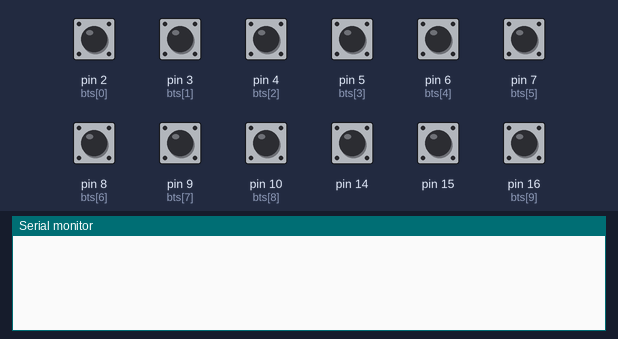
A sketch run on a simulated Arduino Uno, built with avr-gcc and run on an emulated ATmega328P. On the bench: the last lines printed to the serial monitor. The inputs (shaded band) are chosen by the test bench; at power-on: pin 2 (bts[0]), pin 3 (bts[1]), pin 4 (bts[2]), pin 5 (bts[3]), pin 6 (bts[4]), pin 7 (bts[5]), pin 8 (bts[6]), pin 9 (bts[7]), pin 10 (bts[8]), pin 14, pin 15, pin 16 (bts[9]) HIGH.

Above: at 1.2 s.
1.3 s: pin 2 (bts[0]) pulled LOW for 0.15 s
At 2.5 s:
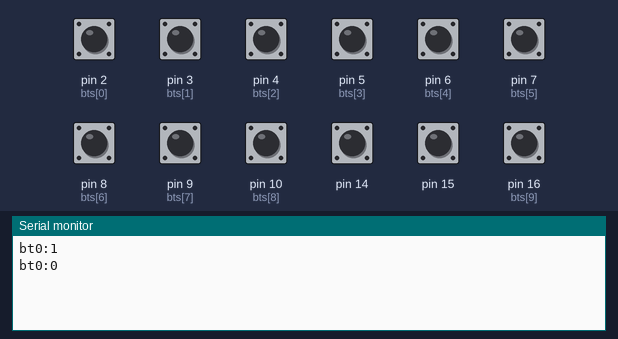
2.9 s: pin 3 (bts[1]) pulled LOW for 0.15 s
At 3.8 s:
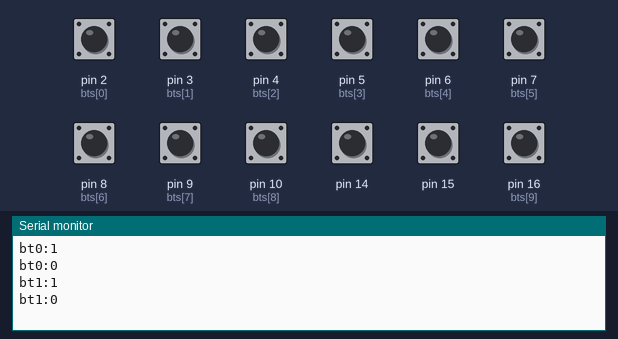
4.5 s: pin 4 (bts[2]) pulled LOW for 0.15 s
At 5.2 s:
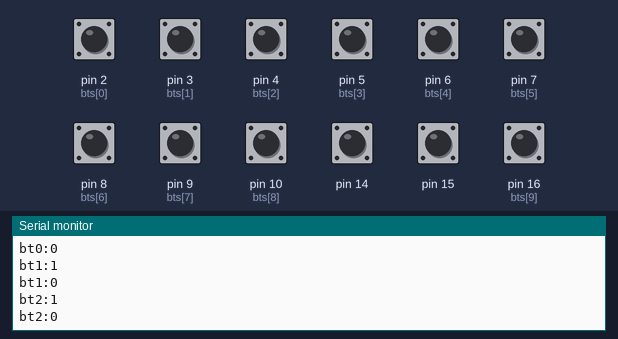
6.1 s: pin 5 (bts[3]) pulled LOW for 0.15 s
At 7.4 s:
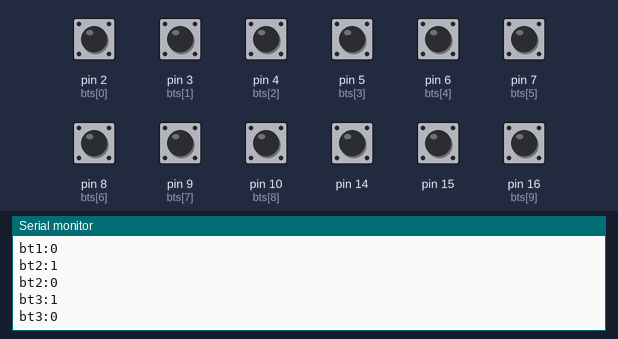
7.7 s: pin 6 (bts[4]) pulled LOW for 0.15 s
At 9.0 s:
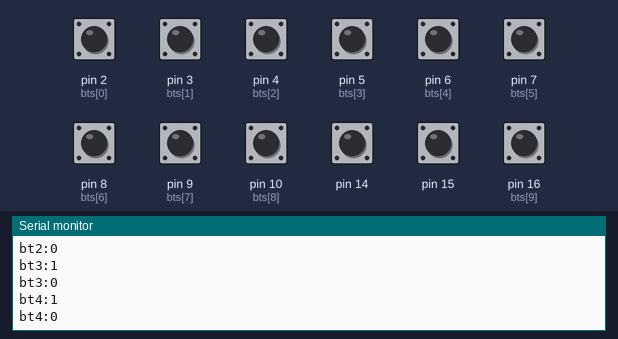
9.3 s: pin 7 (bts[5]) pulled LOW for 0.15 s
At 10.8 s:
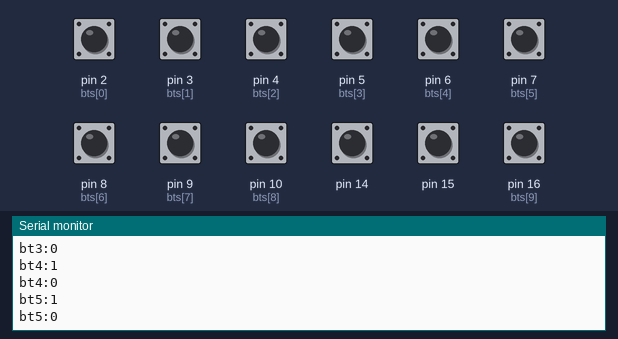
Timing chart, 0 to 11.9 s (numbered marks = the images above; inputs shaded):
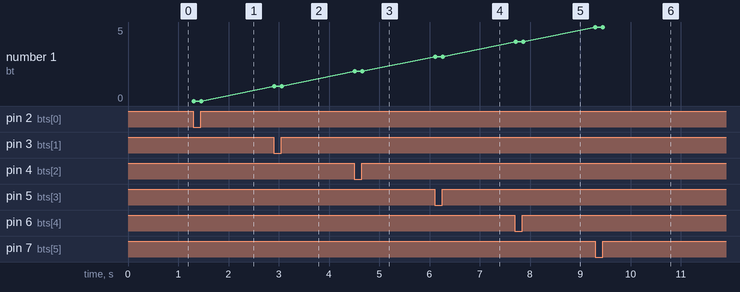

Measured:
- after the input at 1.3 s, the serial monitor: prints a new line at once (image 1)
- after the input at 2.9 s, the serial monitor: prints a new line at once (image 2)
- after the input at 4.5 s, the serial monitor: prints a new line at once (image 3)
- after the input at 6.1 s, the serial monitor: prints a new line at once (image 4)
- after the input at 7.7 s, the serial monitor: prints a new line at once (image 5)
- after the input at 9.3 s, the serial monitor: prints a new line at once (image 6)
- plotted number 1: 1 → 2 after the input at 4.5 s, 2 → 3 after the input at 6.1 s, 3 → 4 after the input at 7.7 s, 4 → 5 after the input at 9.3 s

The sketch:

digitalbuttons_capsens_promicro.ino
```cpp
#include <CapacitiveSensor.h>

//Buttons
int numbts = 10;
int bts[] = {2, 3, 4, 5, 6, 7, 8, 9, 10, 16};
boolean bgates[10];
//Capacitive Sensors
int numcps = 2;
//CapacitiveSensor cps[] = {CapacitiveSensor(21, 14), CapacitiveSensor(21, 15), CapacitiveSensor(21, 18), CapacitiveSensor(21, 19), CapacitiveSensor(21, 20)};
CapacitiveSensor cps[] = {CapacitiveSensor(21, 14), CapacitiveSensor(21, 15)};
boolean cpsgates[2];
long cpsval[2];
void setup() {
  Serial.begin(9600);
  for (int i = 0; i < numbts; i++) pinMode(bts[i], INPUT_PULLUP);
  for (int i = 0; i < numbts; i++) bgates[i] = false;
  for (int i = 0; i < numcps; i++) cpsgates[i] = true;
}

void loop() {
  //buttons
  for (int i = 0; i < numbts; i++) {
    if (!bgates[i]) {
      if (digitalRead(bts[i]) == LOW) {
        bgates[i] = true;
        Serial.print("bt" + String(i) + ":");
        Serial.println(1, DEC);
      }
    }
    if (bgates[i]) {
      if (digitalRead(bts[i]) == HIGH) {
        bgates[i] = false;
        Serial.print("bt" + String(i) + ":");
        Serial.println(0, DEC);
      }
    }
  }
  //Capacitive Sensors
  //long val = cps[0].capacitiveSensor(30);
  //Serial.println(val);
  for (int i = 0; i < numcps; i++) {
    cpsval[i] = cps[i].capacitiveSensor(30);
    if (cpsval[i] >= 5000) {
      if (cpsgates[i]) {
        cpsgates[i] = false;
        Serial.print("cps" + String(i) + ":");
        Serial.println(1, DEC);
      }
    }
    else if (cpsval[i] < 500) {
      if (!cpsgates[i]) {
        cpsgates[i] = true;
        Serial.print("cps" + String(i) + ":");
        Serial.println(0, DEC);
      }
    }
  }

  delay(15);
}
```
